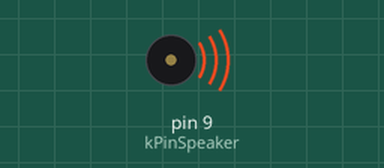
This sketch was run on a simulated Arduino Uno, built with avr-gcc and run on an emulated ATmega328P. Shown: buzzer (waves = sounding).

Above: at 0.2 s.
At 5.0 s:
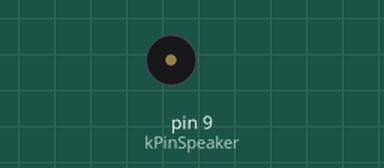
Timing chart, 0 to 7.8 s (numbered marks = the images above):
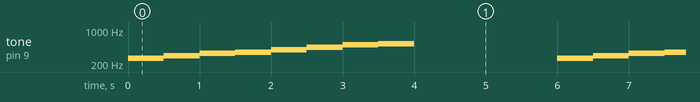

The sketch:

sound_2.pde
```cpp
#define NOTE_C4  262
#define NOTE_D4  294
#define NOTE_E4  330
#define NOTE_F4  349
#define NOTE_G4  392
#define NOTE_A4  440
#define NOTE_B4  494
#define NOTE_C5  523

const int kPinSpeaker = 9;

void setup()
{
  pinMode(kPinSpeaker, OUTPUT);
}

void loop()
{
  tone(kPinSpeaker, NOTE_C4, 500);
  delay(500);
  tone(kPinSpeaker, NOTE_D4, 500);
  delay(500);
  tone(kPinSpeaker, NOTE_E4, 500);
  delay(500);
  tone(kPinSpeaker, NOTE_F4, 500);
  delay(500);
  tone(kPinSpeaker, NOTE_G4, 500);
  delay(500);
  tone(kPinSpeaker, NOTE_A4, 500);
  delay(500);
  tone(kPinSpeaker, NOTE_B4, 500);
  delay(500);
  tone(kPinSpeaker, NOTE_C5, 500);
  delay(500);

  noTone(kPinSpeaker);

  delay(2000);
}
```

Measured:
- by itself, tone on pin 9 (kPinSpeaker): repeats every 6.0 s: 294 Hz 0.50 s, 330 Hz 0.50 s, 349 Hz 0.50 s, 392 Hz 0.50 s, 440 Hz 0.50 s, 494 Hz 0.50 s, 523 Hz 0.50 s, silent 2.0 s, 262 Hz 0.50 s
